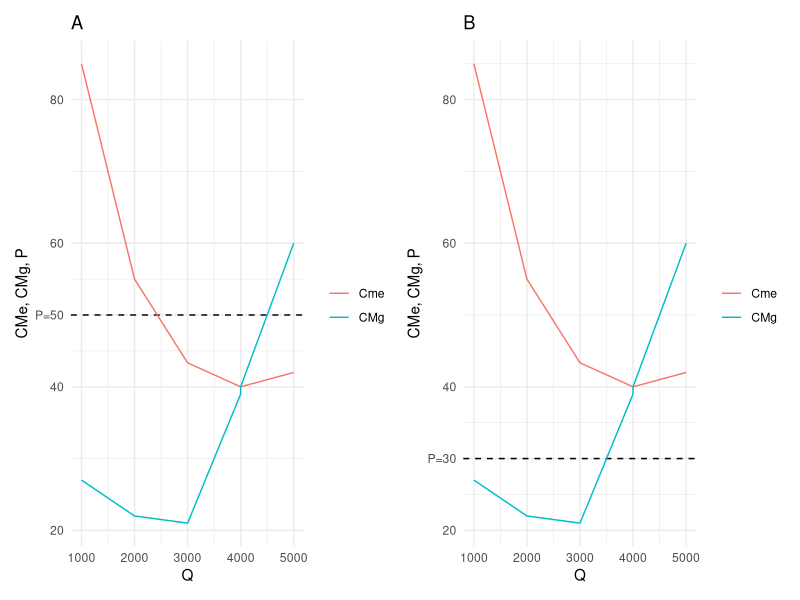

Recreate this plot in R.
## ---- chunk 1

library(tidyverse)
library(tidyr)

datos <- tibble( 
 q = c(0, 1000, 2000, 3000, 3999, 4000, 4001, 5000), 
 CT = c(55000, 85000, 110000, 130000, 159960.01, 160000, 160040.01, 210000), 
 CMg = c(NA, 27, 22, 21, 38.98, 40, 40.02, 60), 
 Precio=40) %>% 
  mutate(Cme=CT/q) %>% 
  select(-CT) %>% 
  pivot_longer(cols=-q)
## ---- chunk 2
library(patchwork)

a <- datos %>%
  filter(name!="Precio") %>% 
  ggplot(aes(q, value, color=name)) +
  geom_hline(yintercept = 50, linetype="dashed") +
  geom_line() + 
  scale_color_discrete("") +
  scale_x_continuous(limits = c(1e3, 5e3)) +
  scale_y_continuous(breaks=c(20, 40, 50, 60, 80),
                     labels=c("20", "40", "P=50", "60", "80")) +
  theme_minimal() +
  labs(x="Q", y="CMe, CMg, P", title="A")

b <- datos %>%
  filter(name!="Precio") %>% 
  ggplot(aes(q, value, color=name)) +
  geom_hline(yintercept = 30, linetype="dashed") +
  geom_line() + 
  scale_color_discrete("") +
  scale_x_continuous(limits = c(1e3, 5e3)) +
  scale_y_continuous(breaks=c(20, 30, 40, 60, 80),
                     labels=c("20", "P=30", "40", "60", "80")) +
  theme_minimal() +
  labs(x="Q", y="CMe, CMg, P", title="B")

a +  b

